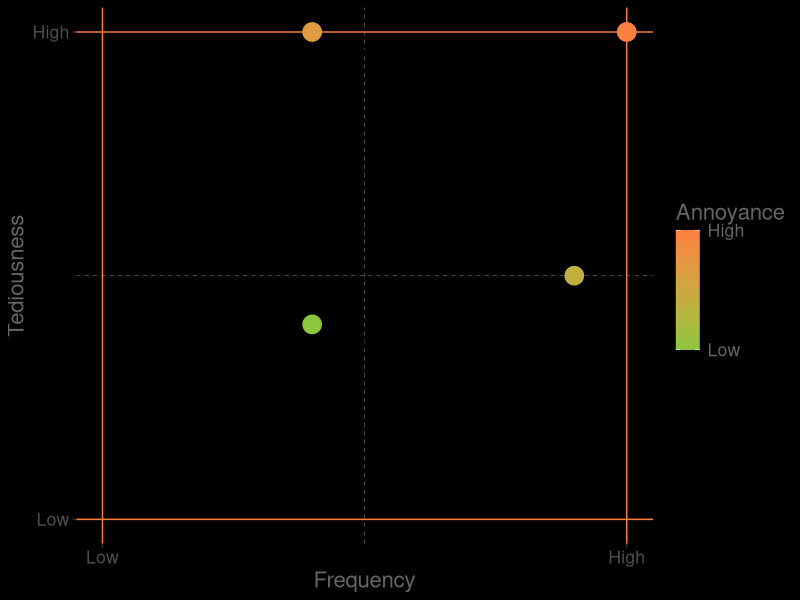
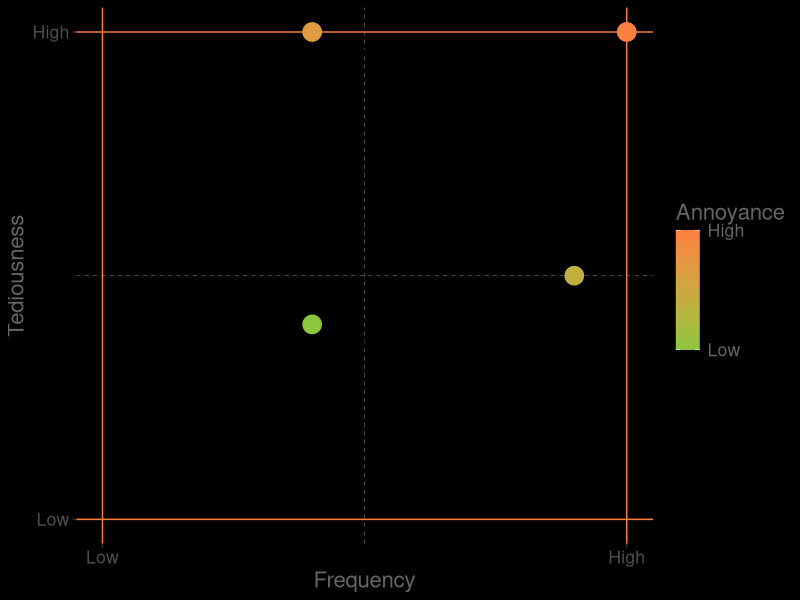

The R source for these figures, in order:
library(ggplot2)

# emakina colors
tangerine<-"#ff7f41" #orange
tangerine_transparent<-"#ff7f4185"
chartreuse<- "#8cc63f" #green
chartreuse_transparent<- "#8cc63f85"
azure<- "#008fd4" #blue
colors <- c(tangerine, chartreuse)
black<-"#000000"
grey1<-"#c8c8c8" # light grey
grey2<-"#969696" # middle grey
grey3<-"#646464" # dark grey

names<-c("timesheet","deployment updates","templating","fake")
tediousness<-c(10, 5,4,10)
frequency<- c(4,9,4,10)


data <-data.frame(names, frequency, tediousness)
data$annoyance<-data$frequency + 2* data$tediousness



p<-ggplot(data, aes(x=frequency,y=tediousness)) +
   geom_point(aes(color=annoyance), size=6) +
   geom_text(aes(label=names),hjust="inward",vjust=2) +
   #color labels and breaks (put in the legend)
   scale_colour_gradient(low=chartreuse, high=tangerine,breaks=c(min(data$annoyance), max(data$annoyance)),labels = c("Low", "High")) + # color coding of points
   # Axis labels and legend label
   xlab('Frequency') + ylab('Tediousness') +  labs(color="Annoyance") +
   # lim is the range of the x-axis, breaks defines which ticks to display, and labels are the labels of the ticks
   scale_x_continuous(lim=c(0,max(data$frequency)), breaks=c(0, max(data$frequency)), labels=c('Low', 'High')) +
   # same as for x-axis :)
   scale_y_continuous(lim=c(0,max(data$tediousness)), breaks=c(0, max(data$tediousness)), labels=c('Low', 'High'))

# label sizes
titleSize<-18
labelSize<-14

p<-p+theme(
text=element_text(size=16),
  # set colour to NA otherwise you have a small white border - ANNOYING!
  plot.background=element_rect(fill=black,colour=NA),
  legend.background=element_rect(fill=black),
  panel.background = element_rect(fill = black,
                                size = 2, linetype = "solid"),
  panel.grid.major = element_line(size = 0.5, linetype = 'solid',
                                colour = tangerine),
  panel.grid.minor = element_line(size = 0.25, linetype = 'dashed',
                                colour = grey3)
  ,legend.text=element_text(color=grey3)
  ,legend.title=element_text(color=grey3)

  ,axis.title.x = element_text( color=grey3)
  ,axis.title.y = element_text( color=grey3)
  #,plot.margin=grid::unit(c(0,0,0,0), "mm")
  )
p
ggsave("./assets/scatterplot.png", p)
